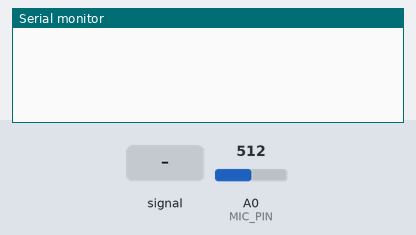
The sketch below on a simulated Arduino Uno, built with avr-gcc and run on an emulated ATmega328P. Shown: the last lines printed to the serial monitor. The inputs (shaded band) are chosen by the test bench; at power-on: A0 (MIC_PIN) = 512.

Above: at 1.4 s.
1.5 s: A0 (MIC_PIN) fed a 200 Hz sine of ±460 counts around its level
At 1.71 s:
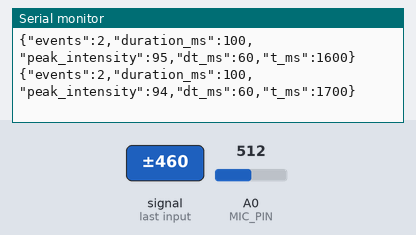
3.2 s: A0 (MIC_PIN) set to 1023
At 3.21 s:
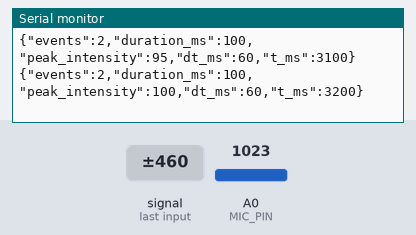
Timing chart, 0 to 6.2 s (numbered marks = the images above; inputs shaded):
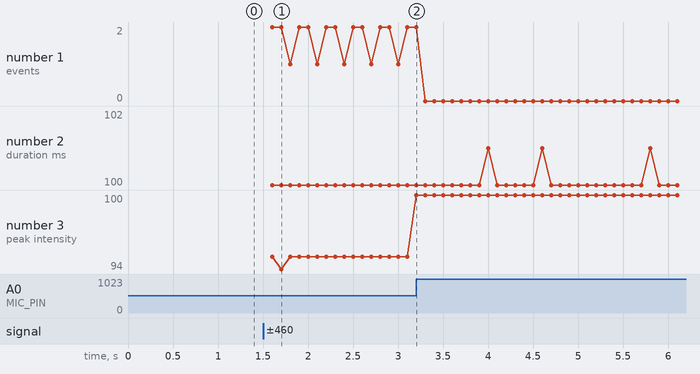

Measured:
- after the input at 1.5 s, the serial monitor: prints a new line after 0.10 s (image 1)

The sketch:

KY037_USB_UNO.ino
```cpp
// arduino/KY037_USB_UNO.ino — bucket correto + Δt real
const int MIC_PIN = A0;
const int THRESHOLD = 100;
const int HYST = 8;
const unsigned long SEND_EVERY_MS = 100;   // tamanho do bucket
const unsigned long REFRACT_MS    = 60;    // reduza se estiver perdendo tiros

unsigned long lastSend = 0;

int eventsBucket = 0;
int peakBucket   = 0;
bool above       = false;

unsigned long lastShotMs = 0;   // instante do último tiro
unsigned long lastDtMs   = 0;   // Δt do último tiro (ms)

void setup() {
  Serial.begin(115200);
  delay(200);
  lastSend = millis();
}

void loop() {
  int val = analogRead(MIC_PIN);                 // 0..1023
  if (val > peakBucket) peakBucket = val;

  unsigned long now = millis();
  bool canTrigger = (now - lastShotMs) >= REFRACT_MS;

  // gatilho com histerese
  if (!above && val >= THRESHOLD + HYST && canTrigger) {
    above = true;
    eventsBucket++;
    if (lastShotMs != 0) lastDtMs = now - lastShotMs;  // Δt REAL entre tiros
    lastShotMs = now;
  } else if (above && val <= THRESHOLD - HYST) {
    above = false;
  }

  // envia 1 linha por bucket (sempre) e zera o bucket
  if (now - lastSend >= SEND_EVERY_MS) {
    unsigned long duration_ms = now - lastSend;
    lastSend = now;

    int intensityPct = map(peakBucket, 0, 1023, 0, 100);

    if(intensityPct >90){

      Serial.print(F("{\"events\":"));          Serial.print(eventsBucket);     // << bucket!
      Serial.print(F(",\"duration_ms\":"));     Serial.print(duration_ms);      // tamanho do bucket
      Serial.print(F(",\"peak_intensity\":"));  Serial.print(intensityPct);     // pico do bucket
      Serial.print(F(",\"dt_ms\":"));           Serial.print(lastDtMs);         // Δt do último tiro
      Serial.print(F(",\"t_ms\":"));            Serial.print(now);              // tempo monotônico
      Serial.println(F("}"));
    }

    eventsBucket = 0;
    peakBucket   = 0;
  }

  delay(1);
}
```
